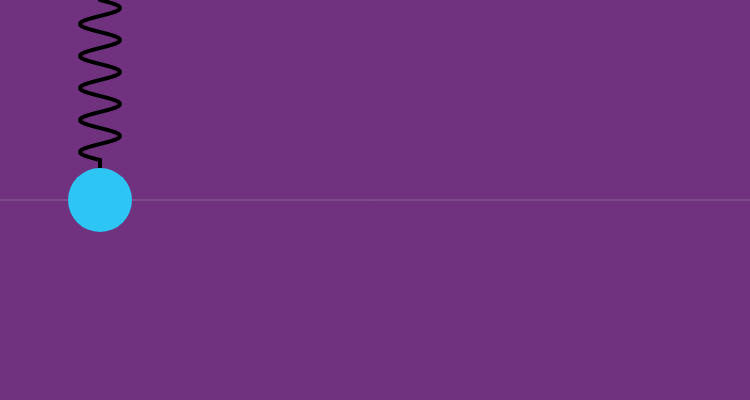
Frame 1 (no input)
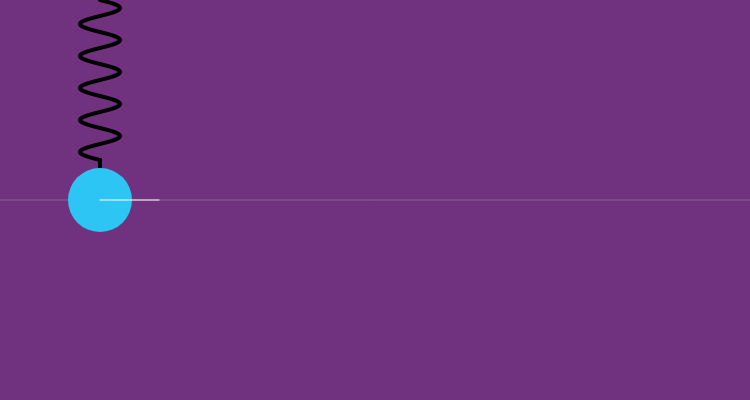
Frame 60 (no input)
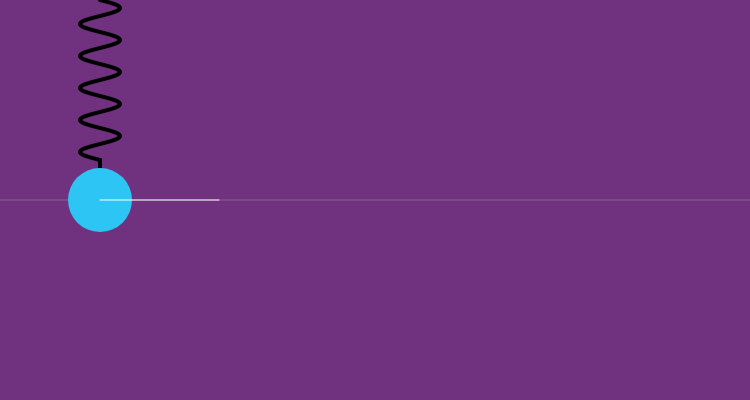
Frame 120 (the mouse pressed at the canvas centre since frame 60)

The p5.js sketch that drew these frames (run headless with seeded random() and noise() and a simulated clock; from frame 60 on, the mouse is pressed at the canvas centre):

// p5.js sketch
// ── sketch.js
/*

 Title: Simulation undamped spring
 Author: Juan Carlos Ponce Campuzano
 Date: 18/Jul/2023
 Instructions: Click on mass and grag to start animation. 
               Press 'R' to reset.

*/

let k = 10; // Spring constant
let m = 30; // mass
let x = 100,
  y; // initial position
let t = 0; // offset to animate

function setup() {
  createCanvas(750, 400);
}

function draw() {
  background(112, 50, 126);

  // set 'y' coordinate
  y = generalSolution(t) + height / 2;

  drawEqPos();
  drawSpringCurve(y - 40, 0, 100);
  updateSpringUser();
  drawMass();
  drawSolutionCurve();

  if (start) {
    t = t + 0.27;
  }
}

/* Auxiliar functions */

// General solution in the form A cos(omega t - phi)
let omega,
  phi,
  A = 0;
function generalSolution(t) {
  omega = k / m;
  phi = 0;
  return A * cos(omega * t + phi);
}

// Equilibrium position line
function drawEqPos() {
  push();
  stroke(190, 90);
  line(0, height / 2, width, height / 2);
  pop();
}

// Define spring curve
function drawSpringCurve(y0, y1, Ap) {
  //2sin(10 * 2π (t - y_1) / (y_0 - y_1)) + x(A2)
  push();
  stroke(0);
  strokeWeight(4);
  noFill();
  beginShape();
  for (let k = -y1; k < y0; k = k + 0.01) {
    let x = 20 * sin((10 * PI * (k - y1)) / (y0 - y1)) + Ap;
    let y = k;
    vertex(x, y);
  }
  endShape();
  pop();
}

let diam = 64;
function drawMass() {
  push();
  stroke(0);
  strokeWeight(4);
  line(100, y - 40, 100, y - 32);
  pop();

  push();
  noStroke();
  if (rollover) {
    fill(200, 200, 220);
  } else {
    fill(45, 197, 244);
  }
  circle(x, y, diam);
  pop();
}

let wave = [];
function drawSolutionCurve() {
  wave.unshift(y);
  translate(100, 0);
  push();
  beginShape();
  noFill();
  stroke(255);
  for (let i = 0; i < wave.length; i++) {
    vertex(i, wave[i]);
  }
  endShape();
  pop();

  if (wave.length > 1000) {
    wave.pop();
  }
}

let start = false;
let dragging = false; // Is the object being dragged?
let rollover = false; // Is the mouse over the ellipse?

function updateSpringUser() {
  // Test if mouse if over the circle (mass)
  let d = dist(x, y, mouseX, mouseY);
  if (d < diam / 2 && !dragging) {
    rollover = true;
    cursor("grab");
  } else if (d < diam / 2 && dragging) {
    rollover = true;
    cursor("grabbing");
  } else {
    rollover = false;
    cursor("default");
  }
  //console.log(rollover);

  // Adjust location if being dragged
  if (dragging) {
    A = mouseY - height / 2;
  }
}

function mousePressed() {
  if (rollover) {
    dragging = true;
    start = false;
    t = 0;
  }
  //console.log(dragging);
}

function mouseReleased() {
  dragging = false;
  start = true;
  
  //console.log(dragging);
}

function keyPressed() {
  if (keyCode == 82) {
    t = 0;
    start = false;
    A = 0;
  }
}

/*
function changeParameters() {
  if (keyIsDown(UP_ARROW)) {
    A += 2;
    if (A > 160) A = 160;
  }
  if (keyIsDown(DOWN_ARROW)) {
    A -= 2;
    if (A < 0) A = 10;
  }
  if (keyIsDown(RIGHT_ARROW)) {
    k += 1;
    if (k > 20) k = 20;
  }
  if (keyIsDown(LEFT_ARROW)) {
    k -= 1;
    if (k < 0) k = 2;
  }
  
  //console.log(A );
}
*/
